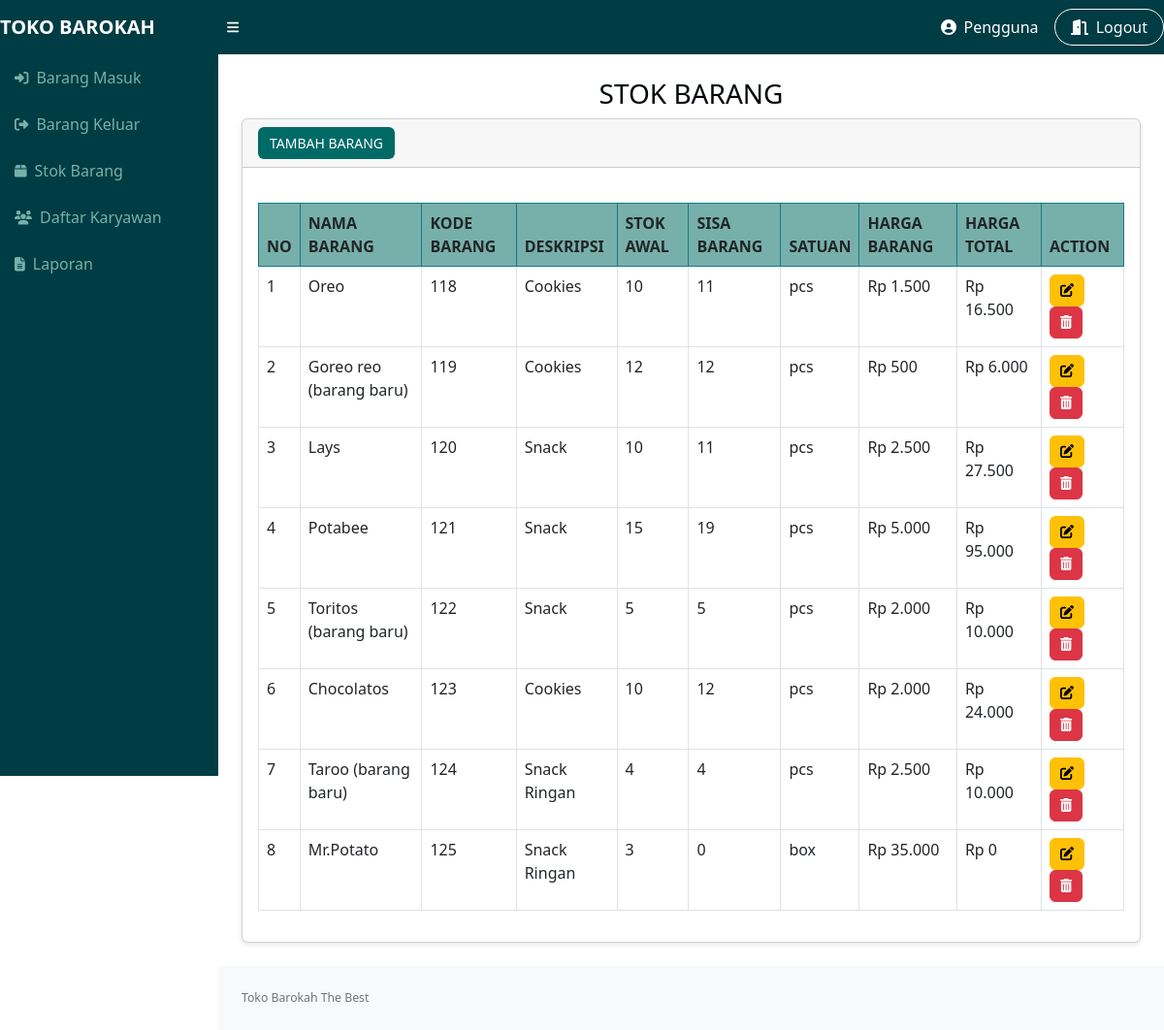
The page / on the database its author committed.
### tables this page shows
CREATE TABLE `stock` (
  `idbarang` int NOT NULL,
  `namabarang` varchar(25) NOT NULL,
  `deskripsi` varchar(25) NOT NULL,
  `stok_awal` int NOT NULL,
  `stock` int NOT NULL,
  `satuan` varchar(25) DEFAULT NULL,
  `hargabarang` decimal(10,2) NOT NULL,
  `status_barang` enum('baru','lama') DEFAULT NULL
);

### index.php (the view, shortened to what this page needs)
<?php
require 'function.php';
?>
<!DOCTYPE html>
<html lang="en">
<head>
    <link href="style.css" rel="stylesheet" />
    <link href="css/styles.css" rel="stylesheet" />
</head>
<body class="sb-nav-fixed">
<nav class="sb-topnav navbar navbar-expand-sm ">
    <a class="navbar-brand fw-bold" href="index.php">TOKO BAROKAH</a>
    <button class="btn btn-link btn-sm text-white me-auto" id="sidebarToggle">
        <i class="fas fa-bars"></i>
    </button>
    <div class="d-flex align-items-center ms-auto">
        <span class="text-white me-3 d-flex align-items-center">
            <i class="fas fa-user-circle me-2"></i>
            <?php echo isset($_SESSION['namalengkap']) ? $_SESSION['namalengkap'] : 'Pengguna'; ?>
        </span>
        <a href="logout.php" class="btn btn-outline-light rounded-pill px-3">
            <i class="fas fa-door-open me-1"></i> Logout
        </a>
    </div>
</nav>
<div id="layoutSidenav">
    <div id="layoutSidenav_nav">
        <nav class="sb-sidenav accordion" id="sidenavAccordion">
            <div class="sb-sidenav-menu">
                <div class="nav">
                    <a class="nav-link" href="masuk.php">
                        <div class="sb-nav-link-icon"><i class="fas fa-sign-in-alt"></i></div>
                        Barang Masuk
                    </a>
                    <a class="nav-link" href="keluar.php">
                        <div class="sb-nav-link-icon"><i class="fas fa-sign-out-alt"></i></div>
                        Barang Keluar
                    </a>
                    <a class="nav-link" href="index.php">
                        <div class="sb-nav-link-icon"><i class="fas fa-box"></i></div>
                        Stok Barang
                    </a>
                    <a class="nav-link" href="akun.php">
                        <div class="sb-nav-link-icon"><i class="fas fa-users"></i></div>
                        Daftar Karyawan
                    </a>
                    <a class="nav-link" href="laporan.php">
                        <div class="sb-nav-link-icon"><i class="fa fa-file-text"></i></div>
                        Laporan
                    </a>
                </div>
            </div>
        </nav>
    </div>
    <div id="layoutSidenav_content">
        <main>
            <div class="container-fluid px-4">
                <h1 class="mt-4 text-center">STOK BARANG</h1>
                <div class="card mb-4">
                    <div class="card-header">
                        <button type="button" class="btn btn-primary" data-bs-toggle="modal" data-bs-target="#myModal">
                            TAMBAH BARANG
                        </button>
                    </div>
                    <div class="card-body">
                        <table class="table table-bordered">
                            <thead>
                                <tr>
                                    <th>No</th>
                                    <th>Nama Barang</th>
                                    <th>Kode Barang</th>
                                    <th>Deskripsi</th>
                                    <th>Stok Awal</th>
                                    <th>Sisa Barang</th>
                                    <th>Satuan</th>
                                    <th>Harga Barang</th>
                                    <th>Harga Total</th>
                                    <th>Action</th>
                                </tr>
                            </thead>
                            <tbody>
                                <?php
                    $i = 1;
                    $ambilsemuadatastock = mysqli_query($conn, "SELECT * FROM stock");
                    while ($data = mysqli_fetch_array($ambilsemuadatastock)) {
                        $idbarang = $data['idbarang'];
                        $namabarang = $data['namabarang'];
                        $deskripsi = $data['deskripsi'];
                        $stokawal = intval($data['stok_awal']);
                        $satuan = $data['satuan'];
                        $hargabarang = intval($data['hargabarang']);
                        $status = $data['status_barang'] ?? '';
                        if ($status === 'baru') {
                            $namabarang .= " (barang baru)";
                        }
                        $qmasuk = mysqli_query($conn, "
                            SELECT SUM(quantity) as total_masuk
                            FROM masuk
                            WHERE idbarang='$idbarang' AND (keterangan IS NULL OR keterangan != 'stok_awal')
                        ");
                        $datamasuk = mysqli_fetch_assoc($qmasuk);
                        $barangmasuk = intval($datamasuk['total_masuk'] ?? 0);
                        $qkeluar = mysqli_query($conn, "
                            SELECT SUM(quantity) as total_keluar
                            FROM keluar
                            WHERE idbarang='$idbarang'
                        ");
                        $datakeluar = mysqli_fetch_assoc($qkeluar);
                        $barangkeluar = intval($datakeluar['total_keluar'] ?? 0);
                        $stok_awal_riil = $stokawal;
                        $stock = $stok_awal_riil + $barangmasuk - $barangkeluar;
                        $hargabarang_rupiah = "Rp " . number_format($hargabarang, 0, ',', '.');
                        $hargatotal = "Rp " . number_format($hargabarang * $stock, 0, ',', '.');
                    ?>
                    <tr>
                        <td><?= $i++; ?></td>
                        <td><?= htmlspecialchars($namabarang); ?></td>
                        <td><?= $idbarang; ?></td>
                        <td><?= htmlspecialchars($deskripsi); ?></td>
                        <td><?= $stok_awal_riil; ?></td>
                        <td><?= $stock; ?></td>
                        <td><?= $satuan; ?></td>
                        <td><?= $hargabarang_rupiah; ?></td>
                        <td><?= $hargatotal; ?></td>
                        <td>
                            <button class="btn btn-warning" data-bs-toggle="modal" data-bs-target="#edit<?= $idbarang; ?>">
                                <i class="fas fa-edit"></i>
                            </button>
                            <button class="btn btn-danger" data-bs-toggle="modal" data-bs-target="#delete<?= $idbarang; ?>">
                                <i class="fas fa-trash-alt"></i>
                            </button>
                        </td>
                    </tr>
                                <?php } ?>
                            </tbody>
                        </table>
                    </div>
                </div>
            </div>
        </main>
        <footer class="py-4 bg-light mt-auto">
            <div class="container-fluid px-4">
                <div class="d-flex align-items-center justify-content-between small">
                    <div class="text-muted">Toko Barokah The Best</div>
                </div>
            </div>
        </footer>
    </div>
</div>
</body>
</html>

### style.css (style rules this page uses)
body { font-family: Arial, sans-serif; background-color: #0eebc6; margin: 0; padding: 0; }
.sb-nav-fixed .sb-topnav { background-color: #003C43; color: white; }
.sb-topnav a.navbar-brand { color: #ffffff; font-weight: bold; text-decoration:none; }
.sb-topnav .btn-link { color: rgb(13, 127, 165); }
.sb-sidenav { background-color: #003C43; color:#E3FEF7; }
.sb-sidenav .nav-link { color: #77B0AA; padding: 10px 15px; display: block; text-decoration: #e4eae8; }
.container-fluid h1 { font-size: 1.75rem; color: #01070c; }
.card { box-shadow: 0px 2px 5px rgba(0, 0, 0, 0.1); }
.card-header { background-color: #343a40; color: white; font-weight: bold; }
.card-header .btn { background-color: #006A67; border: none; color: white; font-size: 14px; }
.card-body table { width: 100%; border-collapse: collapse; margin-top: 20px; }
.card-body table th, .card-body table td { border: 1px solid #dee2e6; padding: 8px; text-align: left; }
.card-body table th { background-color: #77B0AA; font-weight: bold; text-transform: uppercase; border-color: #117a8b; border-style:solid; }
.card-body table td button { font-size: 14px; margin-right: 5px; padding: 5px 10px; }
.card-body table td .btn-warning { background-color: #ffc107; color: black; }
.card-body table td .btn-danger { background-color: #dc3545; color: white; }
footer { background-color: #f8f9fa; color: #6c757d; text-align: center; padding: 15px 0; font-size: 14px; }

### rows shown on the page
stock: namabarang "Oreo", idbarang "118", deskripsi "Cookies", stok_awal "10", stock "11", satuan "pcs", hargabarang "Rp 1.500", hargatotal "Rp 16.500"
stock: namabarang "Goreo reo (barang baru)", idbarang "119", deskripsi "Cookies", stok_awal "12", satuan "pcs", hargabarang "Rp 500", hargatotal "Rp 6.000"
stock: namabarang "Lays", idbarang "120", deskripsi "Snack", stok_awal "10", stock "11", satuan "pcs", hargabarang "Rp 2.500", hargatotal "Rp 27.500"
stock: namabarang "Potabee", idbarang "121", deskripsi "Snack", stok_awal "15", stock "19", satuan "pcs", hargabarang "Rp 5.000", hargatotal "Rp 95.000"
stock: namabarang "Toritos (barang baru)", idbarang "122", deskripsi "Snack", stok_awal "5", satuan "pcs", hargabarang "Rp 2.000", hargatotal "Rp 10.000"
stock: namabarang "Chocolatos", idbarang "123", deskripsi "Cookies", stok_awal "10", stock "12", satuan "pcs", hargabarang "Rp 2.000", hargatotal "Rp 24.000"
stock: namabarang "Taroo (barang baru)", idbarang "124", deskripsi "Snack Ringan", stok_awal "4", satuan "pcs", hargabarang "Rp 2.500", hargatotal "Rp 10.000"
stock: namabarang "Mr.Potato", idbarang "125", deskripsi "Snack Ringan", stok_awal "3", stock "0", satuan "box", hargabarang "Rp 35.000", hargatotal "Rp 0"
